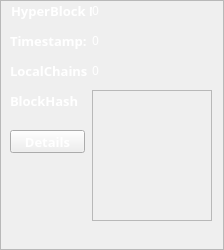
<?xml version="1.0" encoding="UTF-8"?>
<ui version="4.0">
 <class>blockinfo</class>
 <widget class="QWidget" name="blockinfo">
  <property name="geometry">
   <rect>
    <x>0</x>
    <y>0</y>
    <width>224</width>
    <height>250</height>
   </rect>
  </property>
  <property name="sizePolicy">
   <sizepolicy hsizetype="Fixed" vsizetype="Fixed">
    <horstretch>0</horstretch>
    <verstretch>0</verstretch>
   </sizepolicy>
  </property>
  <property name="minimumSize">
   <size>
    <width>224</width>
    <height>250</height>
   </size>
  </property>
  <property name="maximumSize">
   <size>
    <width>224</width>
    <height>250</height>
   </size>
  </property>
  <property name="windowTitle">
   <string>Form</string>
  </property>
  <widget class="QFrame" name="frame">
   <property name="geometry">
    <rect>
     <x>0</x>
     <y>0</y>
     <width>224</width>
     <height>250</height>
    </rect>
   </property>
   <property name="styleSheet">
    <string notr="true"/>
   </property>
   <property name="frameShape">
    <enum>QFrame::StyledPanel</enum>
   </property>
   <property name="frameShadow">
    <enum>QFrame::Raised</enum>
   </property>
   <widget class="QLabel" name="label_5">
    <property name="geometry">
     <rect>
      <x>10</x>
      <y>30</y>
      <width>81</width>
      <height>21</height>
     </rect>
    </property>
    <property name="font">
     <font>
      <family>微软雅黑</family>
      <pointsize>10</pointsize>
      <weight>75</weight>
      <bold>true</bold>
     </font>
    </property>
    <property name="styleSheet">
     <string notr="true">color: rgb(255, 255, 255);</string>
    </property>
    <property name="text">
     <string>Timestamp:</string>
    </property>
   </widget>
   <widget class="QLabel" name="label_6">
    <property name="geometry">
     <rect>
      <x>10</x>
      <y>60</y>
      <width>81</width>
      <height>21</height>
     </rect>
    </property>
    <property name="font">
     <font>
      <family>微软雅黑</family>
      <pointsize>10</pointsize>
      <weight>75</weight>
      <bold>true</bold>
     </font>
    </property>
    <property name="styleSheet">
     <string notr="true">color: rgb(255, 255, 255);</string>
    </property>
    <property name="text">
     <string>LocalChains </string>
    </property>
   </widget>
   <widget class="QLabel" name="label_7">
    <property name="geometry">
     <rect>
      <x>10</x>
      <y>90</y>
      <width>71</width>
      <height>21</height>
     </rect>
    </property>
    <property name="font">
     <font>
      <family>微软雅黑</family>
      <pointsize>10</pointsize>
      <weight>75</weight>
      <bold>true</bold>
     </font>
    </property>
    <property name="styleSheet">
     <string notr="true">color: rgb(255, 255, 255);</string>
    </property>
    <property name="text">
     <string>BlockHash</string>
    </property>
   </widget>
   <widget class="QLabel" name="labelRegistTime">
    <property name="geometry">
     <rect>
      <x>92</x>
      <y>30</y>
      <width>120</width>
      <height>21</height>
     </rect>
    </property>
    <property name="font">
     <font>
      <family>微软雅黑</family>
      <pointsize>9</pointsize>
      <weight>50</weight>
      <bold>false</bold>
     </font>
    </property>
    <property name="styleSheet">
     <string notr="true">color: rgb(255, 255, 255);</string>
    </property>
    <property name="text">
     <string>0</string>
    </property>
   </widget>
   <widget class="QLabel" name="label">
    <property name="geometry">
     <rect>
      <x>11</x>
      <y>0</y>
      <width>81</width>
      <height>21</height>
     </rect>
    </property>
    <property name="font">
     <font>
      <family>微软雅黑</family>
      <pointsize>10</pointsize>
      <weight>75</weight>
      <bold>true</bold>
     </font>
    </property>
    <property name="styleSheet">
     <string notr="true">color: rgb(255, 255, 255);</string>
    </property>
    <property name="text">
     <string>HyperBlock No</string>
    </property>
   </widget>
   <widget class="QLabel" name="labelLocalblocknum">
    <property name="geometry">
     <rect>
      <x>92</x>
      <y>60</y>
      <width>120</width>
      <height>21</height>
     </rect>
    </property>
    <property name="font">
     <font>
      <family>微软雅黑</family>
      <pointsize>9</pointsize>
      <weight>50</weight>
      <bold>false</bold>
     </font>
    </property>
    <property name="styleSheet">
     <string notr="true">color: rgb(255, 255, 255);</string>
    </property>
    <property name="text">
     <string>0</string>
    </property>
   </widget>
   <widget class="QTextEdit" name="textEditHash">
    <property name="enabled">
     <bool>false</bool>
    </property>
    <property name="geometry">
     <rect>
      <x>92</x>
      <y>90</y>
      <width>120</width>
      <height>131</height>
     </rect>
    </property>
    <property name="font">
     <font>
      <family>微软雅黑</family>
      <pointsize>10</pointsize>
     </font>
    </property>
    <property name="styleSheet">
     <string notr="true">color: rgb(255, 255, 255);</string>
    </property>
    <property name="inputMethodHints">
     <set>Qt::ImhMultiLine</set>
    </property>
    <property name="readOnly">
     <bool>true</bool>
    </property>
    <property name="html">
     <string>&lt;!DOCTYPE HTML PUBLIC &quot;-//W3C//DTD HTML 4.0//EN&quot; &quot;http://www.w3.org/TR/REC-html40/strict.dtd&quot;&gt;
&lt;html&gt;&lt;head&gt;&lt;meta name=&quot;qrichtext&quot; content=&quot;1&quot; /&gt;&lt;style type=&quot;text/css&quot;&gt;
p, li { white-space: pre-wrap; }
&lt;/style&gt;&lt;/head&gt;&lt;body style=&quot; font-family:'微软雅黑'; font-size:10pt; font-weight:400; font-style:normal;&quot;&gt;
&lt;p style=&quot;-qt-paragraph-type:empty; margin-top:0px; margin-bottom:0px; margin-left:0px; margin-right:0px; -qt-block-indent:0; text-indent:0px; font-family:'SimSun'; font-size:9pt;&quot;&gt;&lt;br /&gt;&lt;/p&gt;&lt;/body&gt;&lt;/html&gt;</string>
    </property>
   </widget>
   <widget class="QLabel" name="labelBlockNum">
    <property name="geometry">
     <rect>
      <x>92</x>
      <y>0</y>
      <width>120</width>
      <height>21</height>
     </rect>
    </property>
    <property name="font">
     <font>
      <family>微软雅黑</family>
      <pointsize>9</pointsize>
      <weight>50</weight>
      <bold>false</bold>
     </font>
    </property>
    <property name="styleSheet">
     <string notr="true">color: rgb(255, 255, 255);</string>
    </property>
    <property name="text">
     <string>0</string>
    </property>
   </widget>
   <widget class="QPushButton" name="pushButtonCheck">
    <property name="geometry">
     <rect>
      <x>10</x>
      <y>130</y>
      <width>75</width>
      <height>23</height>
     </rect>
    </property>
    <property name="font">
     <font>
      <family>微软雅黑</family>
      <pointsize>10</pointsize>
      <weight>75</weight>
      <bold>true</bold>
     </font>
    </property>
    <property name="styleSheet">
     <string notr="true">color: rgb(255, 255, 255);</string>
    </property>
    <property name="text">
     <string>Details</string>
    </property>
   </widget>
  </widget>
 </widget>
 <resources/>
 <connections/>
</ui>
